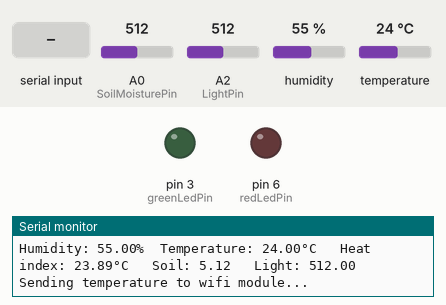
The sketch below on a simulated Arduino Uno, built with avr-gcc and run on an emulated ATmega328P. Parts: output pins drawn as LEDs (lit = HIGH), the last lines printed to the serial monitor. Inputs (shaded band) come from the test bench; at power-on: A0 (SoilMoisturePin) = 512, A2 (LightPin) = 512, humidity 55 %, temperature 24 °C.

Above: at 18.0 s.
18.1 s: "ON" received over the second serial link
At 23.6 s:
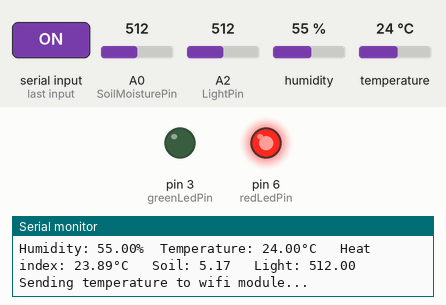
33.6 s: "1" received over the second serial link
At 45.4 s:
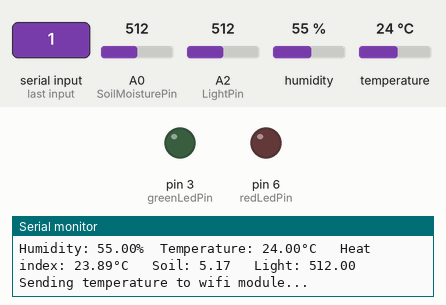
Timing chart, 0 to 46.9 s (numbered marks = the images above; inputs shaded):
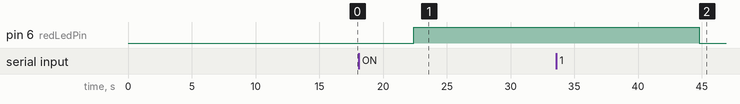

The sketch:

smartgrow-arduino.ino
```cpp
#include <Adafruit_Sensor.h>
#include "DHT.h"
#include <SoftwareSerial.h>

#define DHTPIN 2 // Digital pin connected to the DHT sensor
#define DHTTYPE DHT11 // DHT 11

// Analog for Soil Moisture Sensor
#define SoilMoisturePin A0

//Analog for Light Sensor
#define LightPin A2

// Initialize DHT sensor.
DHT dht(DHTPIN, DHTTYPE);

// Initialize serial communication
SoftwareSerial wifiSerial(10, 11); // RX, TX

//Soil Sensor Value
float soilSensorValue = 0;
//Light Sensor Value
float lightValue = 0;

int greenLedPin = 3;
int redLedPin = 6;

void setup() {
  Serial.begin(9600);
  Serial.println(F("Arduino Started!"));

  // Set up pins for the LEDS
  pinMode(greenLedPin, OUTPUT);
  pinMode(redLedPin,OUTPUT);

  dht.begin();
  wifiSerial.begin(4800);
}

// Turn light on/off depending on the request
void turnOnOFFLight(String message){
  if(message.equals("ON")){
    digitalWrite(greenLedPin, HIGH);
  }else{
    digitalWrite(greenLedPin, LOW);
  }
}

// Turn water on/off depending on the request
void turnOnOFFWater(String message){
  if(message.equals("ON")){
    digitalWrite(redLedPin, HIGH);
  }else{
    digitalWrite(redLedPin, LOW);
  }
}

void loop() {
  // Wait a few seconds between measurements.
  delay(10000);

  // Reading temperature or humidity takes about 250 milliseconds!
  float h = dht.readHumidity();
  // Read temperature as Celsius (the default)
  float t = dht.readTemperature();

  // Check if any reads failed and exit early (to try again).
  if (isnan(h) || isnan(t)) {
    Serial.println(F("Failed to read from DHT sensor!"));
    return;
  }

  // Compute heat index in Celsius (isFahreheit = false)
  float hic = dht.computeHeatIndex(t, h, false);

  soilSensorValue = soilSensorValue + analogRead(SoilMoisturePin);
  lightValue = analogRead(LightPin);
  soilSensorValue = soilSensorValue/100.0;

  Serial.print(F("Humidity: "));
  Serial.print(h);
  Serial.print(F("%  Temperature: "));
  Serial.print(t);
  Serial.print(F("°C "));
  Serial.print(F("  Heat index: "));
  Serial.print(hic);
  Serial.print(F("°C "));
  Serial.print(F("  Soil: "));
  Serial.print(soilSensorValue);
  Serial.print(F("   Light: "));
  Serial.println(lightValue);


  Serial.println("Sending temperature to wifi module...");
  wifiSerial.print("temp:" + String(hic) + ";hum:" + String(h) + ";soil:" + String(soilSensorValue) + ";light:" + String(lightValue) + ";finish");
  delay(500);

  // Receiving requests from the wifi module to turn on/off light/water
  if (wifiSerial.available()) {
    String light_water_switch = wifiSerial.readString();
    int ind1 = light_water_switch.indexOf(':');
    String switchString = light_water_switch.substring(0, ind1);
    if(switchString.equals("Light")){
      String onOff = light_water_switch.substring(ind1+1, light_water_switch.length());
      turnOnOFFLight(onOff);
    }else{
      String onOff = light_water_switch.substring(ind1+1, light_water_switch.length());
      turnOnOFFWater(onOff);
    }
  }
}
```

Measured:
- after the input at 18.1 s, pin 6 (redLedPin): LOW → HIGH after 4.3 s
- after the input at 33.6 s, pin 6 (redLedPin): HIGH → LOW after 11.2 s
